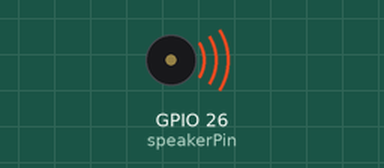
This sketch was run on a simulated ESP32. Parts: buzzer (waves = sounding, pin HIGH).

Above: at 0.2 s.
Timing chart, 0 to 3.0 s (numbered marks = the images above):
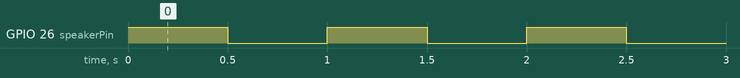

The sketch:

1hz.ino
```cpp
int speakerPin = 26;      // speaker on digital pin 26

void setup() {

  pinMode(speakerPin, OUTPUT);

}

void loop() {

    digitalWrite(speakerPin, HIGH);
    delay(500);
    digitalWrite(speakerPin, LOW);
    delay(500);

}
```

Measured:
- by itself, GPIO 26 (speakerPin): alternates HIGH for 0.50 s and LOW for 0.50 s
